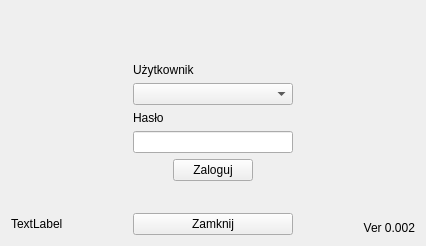
<?xml version="1.0" encoding="UTF-8"?>
<ui version="4.0">
 <class>LogScreen</class>
 <widget class="QWidget" name="LogScreen">
  <property name="geometry">
   <rect>
    <x>0</x>
    <y>0</y>
    <width>426</width>
    <height>246</height>
   </rect>
  </property>
  <property name="minimumSize">
   <size>
    <width>426</width>
    <height>246</height>
   </size>
  </property>
  <property name="maximumSize">
   <size>
    <width>426</width>
    <height>246</height>
   </size>
  </property>
  <property name="windowTitle">
   <string>Tester - Logowanie</string>
  </property>
  <layout class="QGridLayout" name="gridLayout">
   <item row="1" column="1" rowspan="2">
    <layout class="QVBoxLayout" name="verticalLayout">
     <item>
      <spacer name="verticalSpacer_2">
       <property name="orientation">
        <enum>Qt::Vertical</enum>
       </property>
       <property name="sizeHint" stdset="0">
        <size>
         <width>20</width>
         <height>40</height>
        </size>
       </property>
      </spacer>
     </item>
     <item>
      <widget class="QLabel" name="labelUser">
       <property name="text">
        <string>Użytkownik</string>
       </property>
      </widget>
     </item>
     <item>
      <widget class="QComboBox" name="comboBoxUser"/>
     </item>
     <item>
      <widget class="QLabel" name="labelPassword">
       <property name="text">
        <string>Hasło</string>
       </property>
      </widget>
     </item>
     <item>
      <widget class="QLineEdit" name="lineEditPassword"/>
     </item>
     <item>
      <layout class="QHBoxLayout" name="horizontalLayout">
       <item>
        <spacer name="horizontalSpacer_3">
         <property name="orientation">
          <enum>Qt::Horizontal</enum>
         </property>
         <property name="sizeHint" stdset="0">
          <size>
           <width>40</width>
           <height>20</height>
          </size>
         </property>
        </spacer>
       </item>
       <item>
        <widget class="QPushButton" name="pushButtonLogIn">
         <property name="text">
          <string>Zaloguj</string>
         </property>
        </widget>
       </item>
       <item>
        <spacer name="horizontalSpacer_4">
         <property name="orientation">
          <enum>Qt::Horizontal</enum>
         </property>
         <property name="sizeHint" stdset="0">
          <size>
           <width>40</width>
           <height>20</height>
          </size>
         </property>
        </spacer>
       </item>
      </layout>
     </item>
     <item>
      <spacer name="verticalSpacer">
       <property name="orientation">
        <enum>Qt::Vertical</enum>
       </property>
       <property name="sizeHint" stdset="0">
        <size>
         <width>20</width>
         <height>40</height>
        </size>
       </property>
      </spacer>
     </item>
    </layout>
   </item>
   <item row="0" column="1">
    <spacer name="verticalSpacer_3">
     <property name="orientation">
      <enum>Qt::Vertical</enum>
     </property>
     <property name="sizeHint" stdset="0">
      <size>
       <width>20</width>
       <height>40</height>
      </size>
     </property>
    </spacer>
   </item>
   <item row="1" column="0">
    <spacer name="horizontalSpacer_2">
     <property name="orientation">
      <enum>Qt::Horizontal</enum>
     </property>
     <property name="sizeHint" stdset="0">
      <size>
       <width>90</width>
       <height>20</height>
      </size>
     </property>
    </spacer>
   </item>
   <item row="5" column="2">
    <widget class="QLabel" name="labelVersion">
     <property name="text">
      <string>Ver 0.002</string>
     </property>
     <property name="alignment">
      <set>Qt::AlignBottom|Qt::AlignRight|Qt::AlignTrailing</set>
     </property>
    </widget>
   </item>
   <item row="5" column="0">
    <widget class="QLabel" name="labelDataBaseStatus">
     <property name="text">
      <string>TextLabel</string>
     </property>
    </widget>
   </item>
   <item row="5" column="1">
    <widget class="QPushButton" name="pushButtonExit">
     <property name="text">
      <string>Zamknij</string>
     </property>
    </widget>
   </item>
   <item row="1" column="2">
    <spacer name="horizontalSpacer">
     <property name="orientation">
      <enum>Qt::Horizontal</enum>
     </property>
     <property name="sizeHint" stdset="0">
      <size>
       <width>89</width>
       <height>20</height>
      </size>
     </property>
    </spacer>
   </item>
  </layout>
 </widget>
 <resources/>
 <connections/>
</ui>
